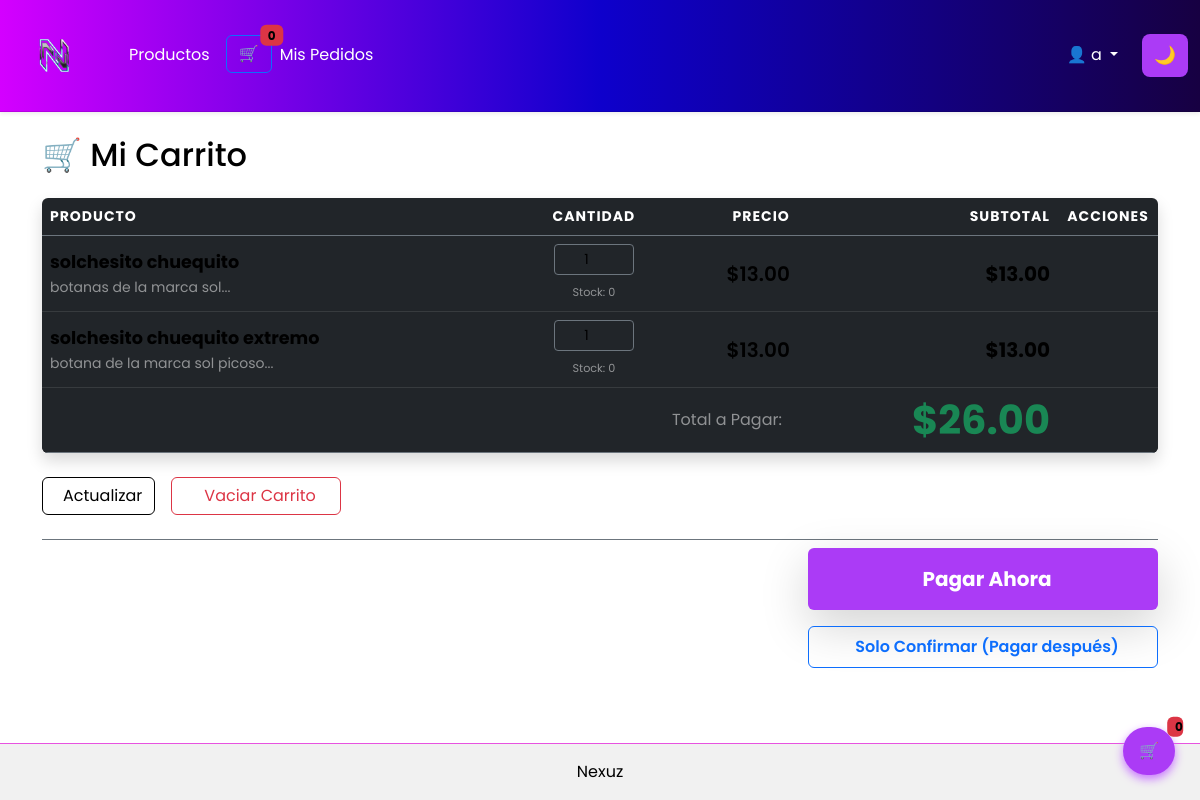
The page /carrito (signed in) on the database its author committed.
### models/producto.py (models this page shows)
class Producto(db.Model):
    id = db.Column(db.Integer, primary_key=True)
    nombre = db.Column(db.String(100), nullable=False)
    descripcion = db.Column(db.Text, nullable=True)
    precio = db.Column(db.Float, nullable=False)
    stock = db.Column(db.Integer, default=0)
    imagen = db.Column(db.String(200), nullable=True)
    categoria = db.Column(db.String(50), nullable=False, default="comida")
    categoria = db.Column(db.String(50), nullable=False)

### models/carrito.py (models this page shows)
class Carrito(db.Model):
    id = db.Column(db.Integer, primary_key=True)
    usuario_id = db.Column(db.Integer, nullable=False)
    producto_id = db.Column(db.Integer, nullable=False)
    cantidad = db.Column(db.Integer, default=1)
    fecha_agregado = db.Column(db.DateTime, default=datetime.utcnow)

### routes/carrito.py (the view)
@carrito_bp.route("/carrito")
def ver_carrito():
    if not session.get("usuario_id"):
        flash("Debes iniciar sesión", "danger")
        return redirect(url_for("auth.login"))
    items = Carrito.query.filter_by(usuario_id=session["usuario_id"]).all()
    total = sum([Producto.query.get(i.producto_id).precio * i.cantidad for i in items])
    return render_template("carrito/ver.html", items=items, total=total, Producto=Producto)

### templates/carrito/ver.html (shortened to what this page needs)
{% extends "base.html" %}
{% block content %}
<h2 class="mb-4 text-white">🛒 Mi Carrito</h2>
{% if items %}
<form action="{{ url_for('carrito.actualizar_carrito') }}" method="post">
  <div class="table-responsive shadow rounded">
    <table class="table table-dark table-hover align-middle mb-0">
      <thead class="text-white border-bottom border-secondary fw-bold text-uppercase small" style="letter-spacing: 1px;">
        <tr>
          <th>Producto</th>
          <th style="width:140px;" class="text-center">Cantidad</th>
          <th class="text-end">Precio</th>
          <th class="text-end">Subtotal</th>
          <th class="text-center" style="width: 100px;">Acciones</th>
        </tr>
      </thead>
      <tbody>
      {% set ns = namespace(total=0) %}
      {% for item in items %}
        {% set producto = Producto.query.get(item.producto_id) %}
        {% set subtotal = producto.precio * item.cantidad %}
        {% set ns.total = ns.total + subtotal %}
        <tr>
          <td>
            <div class="d-flex align-items-center">
                <div>
                    <strong class="text-white d-block" style="font-size: 1.1rem;">{{ producto.nombre }}</strong>
                    <small class="text-white-50">{{ producto.descripcion[:50] }}...</small>
                </div>
            </div>
          </td>
          <td>
            <input type="number"
                   min="1"
                   max="{{ producto.stock }}"
                   name="qty_{{ item.id }}"
                   value="{{ item.cantidad }}"
                   class="form-control form-control-sm text-center bg-dark text-white border-secondary mx-auto"
                   style="width: 80px;">
            <div class="text-center mt-1">
                <small class="text-white-50" style="font-size: 0.7rem;">Stock: {{ producto.stock }}</small>
            </div>
          </td>
          <td class="text-end fw-semibold text-white fs-5">
              ${{ '%.2f'|format(producto.precio) }}
          </td>
          <td class="text-end fw-bold text-white fs-5">
              ${{ '%.2f'|format(subtotal) }}
          </td>
          <td class="text-center">
            <button type="submit"
               formaction="{{ url_for('carrito.eliminar_item', item_id=item.id) }}"
               class="btn btn-sm btn-outline-danger border-0"
               title="Eliminar del carrito">
            </button>
          </td>
        </tr>
      {% endfor %}
      </tbody>
      <tfoot class="bg-dark border-top border-secondary">
        <tr>
          <td colspan="3" class="text-end text-white-50 pe-3 align-middle">Total a Pagar:</td>
          <td class="text-end fw-bold text-success display-6 align-middle">
              ${{ '%.2f'|format(ns.total) }}
          </td>
          <td></td>
        </tr>
      </tfoot>
    </table>
  </div>
  <div class="d-flex justify-content-between align-items-center mt-4 flex-wrap gap-3">
    <div class="d-flex gap-3">
        <button class="btn btn-outline-secondary text-white d-flex align-items-center gap-2">
             Actualizar
        </button>
        <a href="{{ url_for('carrito.vaciar_carrito') }}"
           class="btn btn-outline-danger px-4 d-flex align-items-center justify-content-center gap-2">
             Vaciar Carrito
        </a>
    </div>
  </div>
</form>
<div class="d-flex justify-content-end mt-4 pt-2 border-top border-secondary">
    <div style="min-width: 350px;">
        <form action="{{ url_for('pedidos.confirmar_pedido') }}" method="post" class="d-grid gap-3">
            <button type="submit" name="accion" value="pagar"
                    class="btn btn-success w-100 py-3 fs-5 fw-bold shadow-lg d-flex align-items-center justify-content-center gap-2">
                 Pagar Ahora
            </button>
            <button type="submit" name="accion" value="confirmar"
                    class="btn btn-outline-primary w-100 py-2 fw-semibold d-flex align-items-center justify-content-center gap-2">
                 Solo Confirmar (Pagar después)
            </button>
        </form>
    </div>
</div>
{% else %}
<div class="text-center py-5">
    <i class="bi bi-cart-x display-1 text-muted"></i>
    <h3 class="mt-3 text-white">Tu carrito está vacío.</h3>
    <a href="{{ url_for('productos.listar_productos') }}" class="btn btn-primary mt-3">Ir a comprar</a>
</div>
{% endif %}
{% endblock %}

### static/css/estilos.css (style rules this page uses)
:root { --bg: #ffffff; --text: #000000; --card-bg: #f1f1f1; --accent: #ab3bf6; --nav-bg: linear-gradient(90deg, #d400ff 0%, #0e00cc 50%, #170042 100%); --nav-text: #ffffff; }
body { background: var(--bg); color: var(--text); margin: 0; font-family: "Poppins", sans-serif; transition: 0.3s ease; }
.btn-primary, .btn-success, .btn-outline-success { background: var(--accent) !important; border: none !important; }
.btn-outline-secondary { color: var(--text) !important; border-color: var(--text) !important; }
.text-white, .text-dark { color: var(--text) !important; }

### rows shown on the page
Carrito: id "1", subtotal "13.00"
Producto: nombre "solchesito chuequito", descripcion "botanas de la marca sol", stock "0", precio "13.00"
Carrito: cantidad "1", subtotal "13.00"
Producto: nombre "solchesito chuequito extremo", descripcion "botana de la marca sol picoso", stock "0", precio "13.00"

### other values the page prints
{{ (session.get('carrito') or []) | length }} "0"
{{ session['usuario_nombre'] }} "a"
{{ '%.2f'|format(ns.total) }} "26.00"
